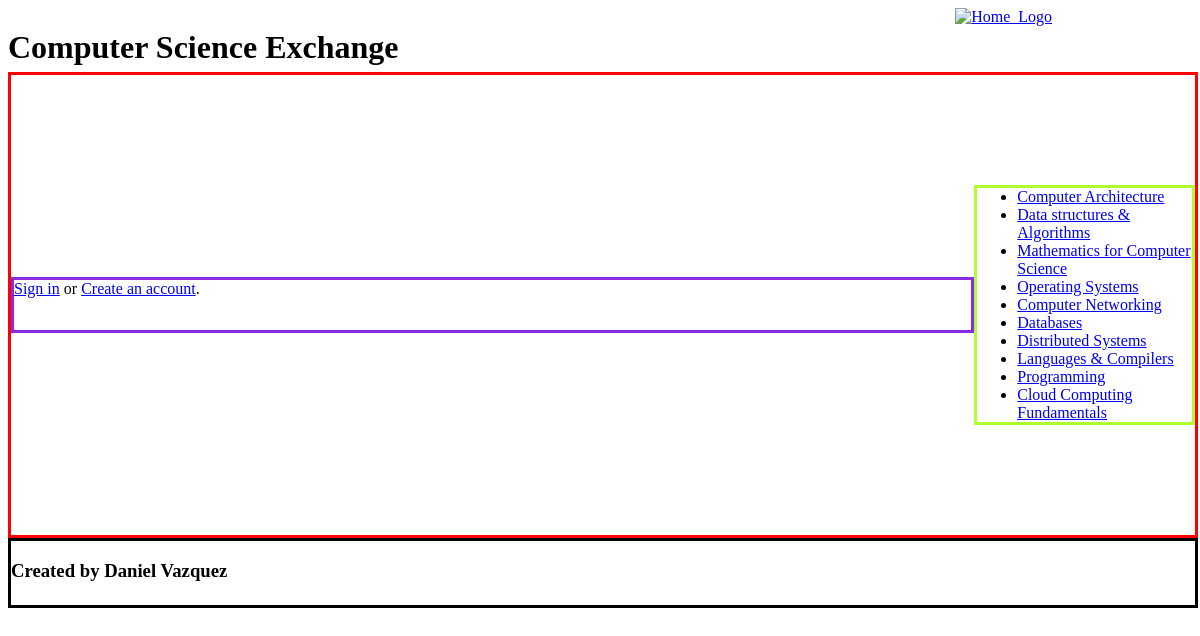
The page / on the database its author committed.
### tables this page shows
CREATE TABLE IF NOT EXISTS `categories` (
  `id` int(11) NOT NULL AUTO_INCREMENT,
  `name` varchar(255) NOT NULL,
  `description` text NOT NULL,
  PRIMARY KEY (`id`)
);

### index.php (the view)
<?php
include 'dbconfig.php';
include 'header.php';
$sql = "SELECT
            id,
            name,
            description
        FROM
            categories";
$result = $mysqli->query($sql);
if (!$result) {
    echo 'The categories could not be displayed, please try again later.';
} else {
    if ($result->num_rows == 0) {
        echo 'No categories defined yet.';
    } else {
        echo '<ul class="category_list">';
        while($row = $result -> fetch_assoc())
        {
            echo '<li><a href="topics.php?id='. $row['id'] . '" class="cat_item">'. $row['name'] .'</a></li>';
        }
        echo '</ul>';
    }
}
include 'footer.php';
?>

### header.php (shortened to what this page needs)
<!DOCTYPE html PUBLIC "-//W3C//DTD XHTML 1.0 Strict//EN"
    "http://www.w3.org/TR/xhtml1/DTD/xhtml1-strict.dtd">
<html xmlns="http://www.w3.org/1999/xhtml" xml:lang="nl" lang="nl">
<head>
    <link rel="stylesheet" href="css/style.css" type="text/css">
</head>
<body>
<div class="container">
<div class="header">
    <h1 id="sitetitle">Computer Science Exchange</h1>
    <a id="logo" href="index.php"> <img alt="Home_Logo" src="images/logo.png" /> </a>
</div>
<div class="wrapper">
    <div class="userbar">
        <?php
        if (isset($_SESSION['signed_in'])) {
            echo 'Hello ' . $_SESSION['user_name'] . '. Not you? <a href="exit.php">Sign out</a>';
        } else {
            echo '<a href="login.php">Sign in</a> or <a href="register.php">Create an account</a>.';
        }
        ?>
    </div>
    <div id="content">

### footer.php
</div>
</div>
<div id="footer" class="footer">
    <h3>Created by Daniel Vazquez</h3>
</div>
</div>
</body>
</html>

### css/style.css (style rules this page uses)
body { font-family: "Gill Sans MT"; font-size: medium; }
.container { display:flex; flex-direction: column; justify-content: space-between; height: 600px; border-color: gold; }
.header { width: 100%; height: 64px; display: block; }
.wrapper { flex-grow: 1; display: flex; width: 100%; justify-content: center; align-items: center; border: solid; border-color: red; }
.footer { width: 100%; height: 64px; border: solid; border-color: black; }
#sitetitle { float: left; width: 50%; }
#logo { float: right; width: 20%; }
.userbar { height: 50px; width: 100%; border: solid; border-color: blueviolet; }
.category_list { border: solid; border-color: greenyellow; }

### rows shown on the page
categories: name "Computer Architecture"
categories: name "Data structures & Algorithms"
categories: name "Mathematics for Computer Science"
categories: name "Operating Systems"
categories: name "Computer Networking"
categories: name "Databases"
categories: name "Distributed Systems"
categories: name "Languages & Compilers"
categories: name "Programming"
categories: name "Cloud Computing Fundamentals"
